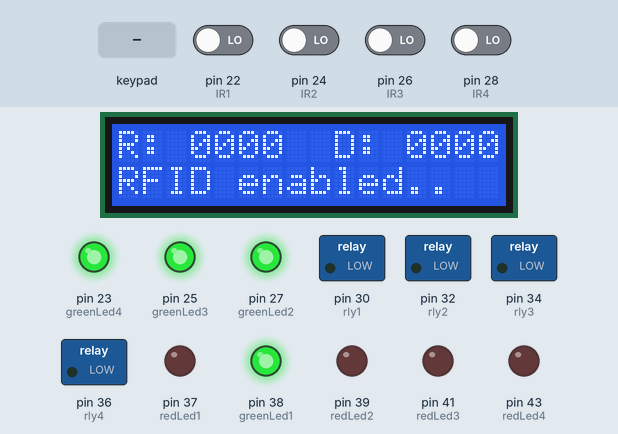
A sketch run on a simulated Arduino Mega 2560, built with avr-gcc and run on an emulated ATmega2560. On the bench: 16×2 character LCD, switched loads named in the sketch (green lamp = pin HIGH), output pins drawn as LEDs (lit = HIGH). The test bench sets the inputs (shaded band); at power-on: pin 22 (IR1), pin 24 (IR2), pin 26 (IR3), pin 28 (IR4) LOW.

Above: at 1.2 s.
1.3 s: key '*' pressed
At 2.3 s:
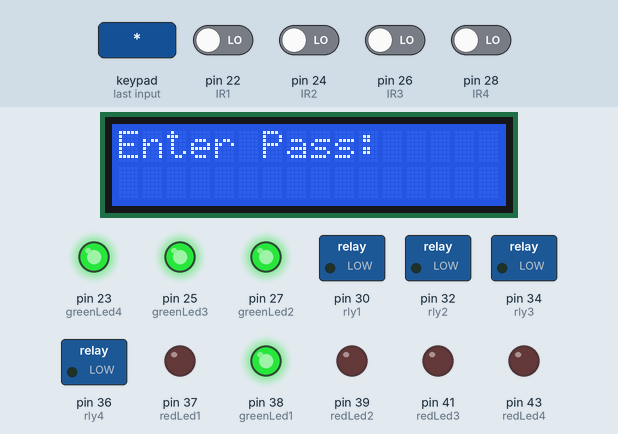
2.8 s: keypad keys 5 5 3 3 1 1 # pressed 0.4 s apart
At 6.8 s:
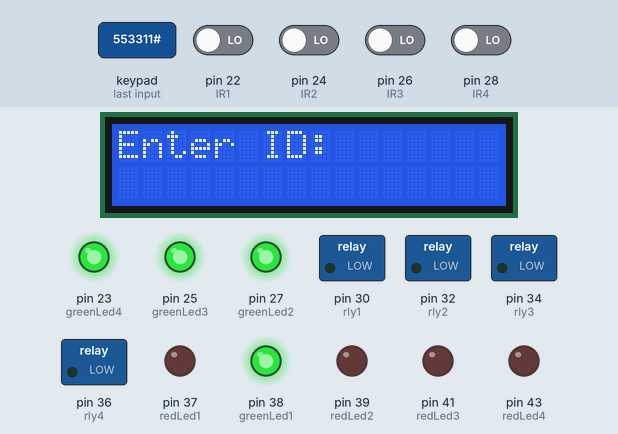
7.3 s: key '1' pressed
At 7.8 s:
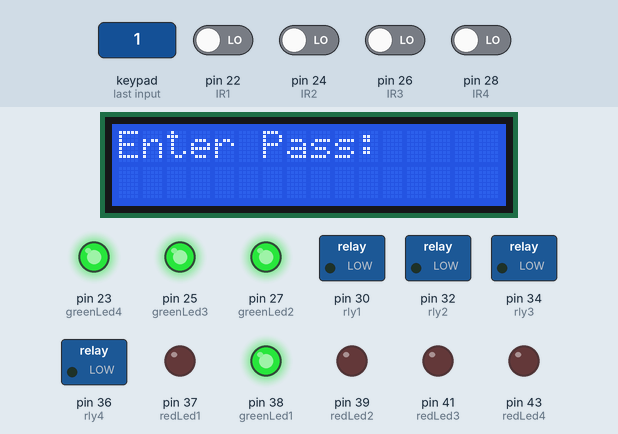
8.8 s: keypad keys 1 2 3 4 5 pressed 0.4 s apart
At 12.6 s:
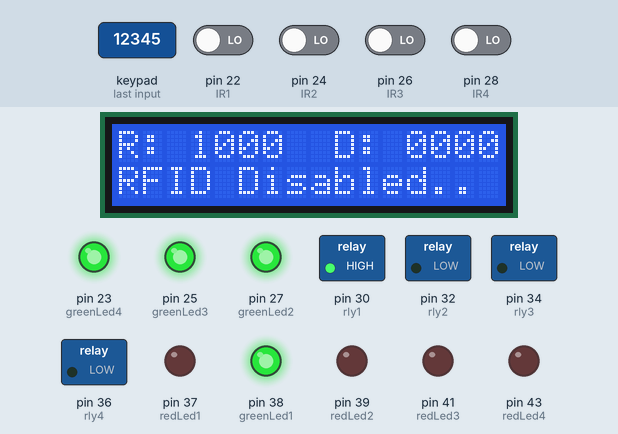
12.9 s: pin 22 (IR1) driven HIGH
At 13.4 s:
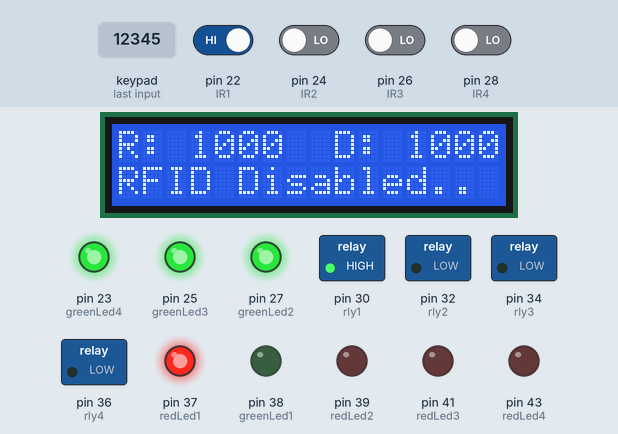
14.4 s: pin 24 (IR2) driven HIGH
At 15.7 s:
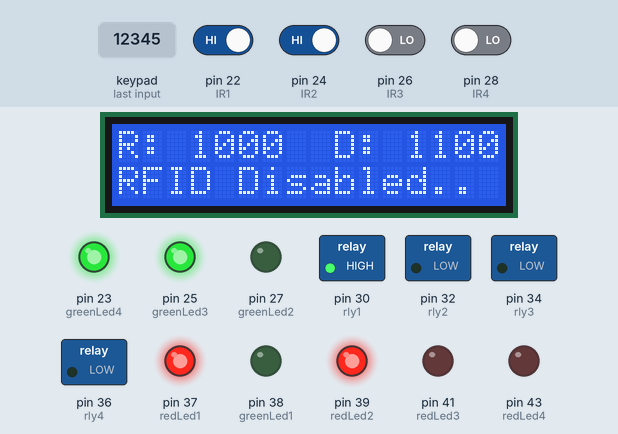
Timing chart, 0 to 16.9 s (numbered marks = the images above; inputs shaded):
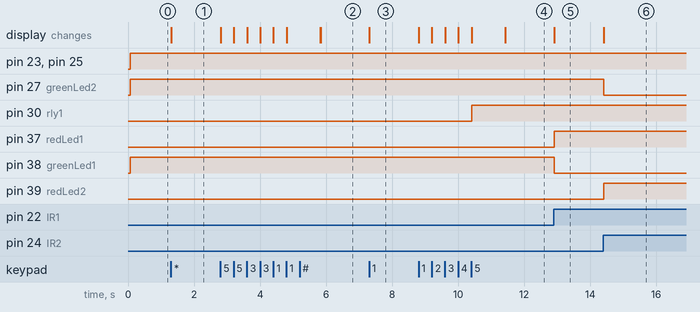

The sketch:

shoeprotection.ino
```cpp
#include <Keypad.h>
#include <LiquidCrystal.h>
#include <SoftwareSerial.h>

#define PASSDIGIT 6
const char password[PASSDIGIT] = "553311";

String pass1 = "12345";
String pass2 = "23456";
String pass3 = "34567";
String pass4 = "45678";

const int card_01[] = {2, 50, 49, 48, 48, 52, 69, 70, 70, 66, 54, 50, 54, 3};
const int card_02[] = {2, 50, 49, 48, 48, 52, 69, 68, 50, 56, 66, 51, 54, 3};
const int card_03[] = {2, 50, 49, 48, 48, 52, 70, 51, 69, 67, 69, 57, 69, 3};
const int card_04[] = {2, 50, 49, 48, 48, 53, 51, 48, 54, 67, 65, 66, 69, 3};

#define redLed1 37
#define redLed2 39
#define redLed3 41
#define redLed4 43
#define greenLed1 38
#define greenLed2 27
#define greenLed3 25
#define greenLed4 23
#define IR1 22
#define IR2 24
#define IR3 26
#define IR4 28
#define rly1 30
#define rly2 32
#define rly3 34
#define rly4 36

SoftwareSerial rfid(51, 53);
LiquidCrystal lcd(49, 45, 35, 33, 31, 29);

byte card[14];
byte x;
bool locked = false;

char hexaKeys[4][3] = {
  {'1','2','3'},
  {'4','5','6'},
  {'7','8','9'},
  {'*','0','#'}
};
byte rowPins[4] = {52, 50, 48, 46};
byte colPins[3] = {44, 42, 40};

Keypad keypad = Keypad( makeKeymap(hexaKeys), rowPins, colPins, 4, 3);
char key;

void setup() {
  Serial.begin(9600);
  rfid.begin(9600);
  lcd.begin(16, 2);

  pinMode(redLed1, OUTPUT);
  pinMode(redLed2, OUTPUT);
  pinMode(redLed3, OUTPUT);
  pinMode(redLed4, OUTPUT);
  pinMode(greenLed1, OUTPUT);
  pinMode(greenLed2, OUTPUT);
  pinMode(greenLed3, OUTPUT);
  pinMode(greenLed4, OUTPUT);
  pinMode(IR1, INPUT);
  pinMode(IR2, INPUT);
  pinMode(IR3, INPUT);
  pinMode(IR4, INPUT);
  pinMode(rly1, OUTPUT);
  pinMode(rly2, OUTPUT);
  pinMode(rly3, OUTPUT);
  pinMode(rly4, OUTPUT);
}

void loop() {
  key = keypad.getKey();

  if(key == '*'){
    bool check = securityPass();
    if(check == true){
      lcd.clear();
      lcd.print("Password Matched");
      locked = !locked;
      delay(1000);
    }
    key = 0;
  }

  if(key == '#'){
    lcd.clear();
    lcd.print("Enter ID: ");
    lcd.setCursor(0, 1);
    delay(1000);
    char tmp = keypad.waitForKey();

    if(tmp == '1'){
      bool check = checkPassword(pass1);
      if(check == true){
        lcd.clear();
        lcd.print("Password Matched");
        digitalWrite(rly1, !digitalRead(rly1));
        delay(1000);
      }
      key = 0;
    }
    else if(tmp == '2'){
      bool check = checkPassword(pass2);
      if(check == true){
        lcd.clear();
        lcd.print("Password Matched");
        digitalWrite(rly2, !digitalRead(rly2));
        delay(1000);
      }
      key = 0;
    }
    else if(tmp == '3'){
      bool check = checkPassword(pass3);
      if(check == true){
        lcd.clear();
        lcd.print("Password Matched");
        digitalWrite(rly3, !digitalRead(rly3));
        delay(1000);
      }
      key = 0;
    }
    else if(tmp == '4'){
      bool check = checkPassword(pass4);
      if(check == true){
        lcd.clear();
        lcd.print("Password Matched");
        digitalWrite(rly4, !digitalRead(rly4));
        delay(1000);
      }
      key = 0;
    }
  }

  if(locked == false) get_rfid();
  ledIndication();

  lcd.setCursor(0, 0);
  lcd.print((String)"R: " + digitalRead(rly1) + digitalRead(rly2)
                          + digitalRead(rly3) + digitalRead(rly4)
                + "  D: " + digitalRead(IR1) + digitalRead(IR2)
                          + digitalRead(IR3) + digitalRead(IR4));
  lcd.setCursor(0, 1);
  if(locked == true) lcd.print("RFID Disabled..");
  else lcd.print("RFID enabled..");
}

bool securityPass(){
  lcd.clear();
  lcd.print("Enter Pass:");

  bool matched = true;
  for(int x = 0; x < PASSDIGIT; x++){
    key = keypad.waitForKey();
    if(key != password[x]) {matched = false; break;}
    lcd.setCursor(x, 1);
    lcd.print(key);
  }
  return matched;
}

bool checkPassword(String pass){
  lcd.clear();
  lcd.print("Enter Pass:");
  byte l = pass.length();

  bool matched = true;
  for(int x = 0; x < l; x++){
    key = keypad.waitForKey();
    if(key != pass[x]) {matched = false; break;}
    lcd.setCursor(x, 1);
    lcd.print(key);
  }
  return matched;
}

void ledIndication(){
  if(digitalRead(IR1)) {digitalWrite(redLed1, 1); digitalWrite(greenLed1, 0);}
  else {digitalWrite(redLed1, 0); digitalWrite(greenLed1, 1);}
  if(digitalRead(IR2)) {digitalWrite(redLed2, 1); digitalWrite(greenLed2, 0);}
  else {digitalWrite(redLed2, 0); digitalWrite(greenLed2, 1);}
  if(digitalRead(IR3)) {digitalWrite(redLed3, 1); digitalWrite(greenLed3, 0);}
  else {digitalWrite(redLed3, 0); digitalWrite(greenLed3, 1);}
  if(digitalRead(IR4)) {digitalWrite(redLed4, 1); digitalWrite(greenLed4, 0);}
  else {digitalWrite(redLed4, 0); digitalWrite(greenLed4, 1);}
}

void get_rfid(){
  byte id = 0;
  bool newCard = false;
  static int temp[14];
  static bool idSuccess;

  if(rfid.available() > 0){
    if(idSuccess == true) {
      for(int x = 0; x < rfid.available(); x++) rfid.read();
      return;
    }

    for(int x = 0; x < 14; x++) {
      temp[x] = rfid.read();
      delay(10);
    }

    if(temp[0] == 2 && temp[13] == 3) idSuccess = true;
    //for(int x = 0; x < 14; x++) if(temp[x] != card[x]) newCard = true;

    //if(newCard == true){
      for(int x = 0; x < 14; x++){
        card[x] = temp[x];
        Serial.print(card[x]);
        Serial.print(", ");
      }
      Serial.println();
      //Serial.println(match_card());
    //}
    id = match_card();
    if(id == 1) digitalWrite(rly1, !digitalRead(rly1));
    if(id == 2) digitalWrite(rly2, !digitalRead(rly2));
    if(id == 3) digitalWrite(rly3, !digitalRead(rly3));
    if(id == 4) digitalWrite(rly4, !digitalRead(rly4));
    delay(500);
  }
  else idSuccess = false;
}

byte match_card(){
  byte matched;

  matched = 1;
  for(int x = 0; x < 14; x++) if(card_01[x] != card[x]) {matched = 0; break;}
  if(matched != 0) return matched;

  matched = 2;
  for(int x = 0; x < 14; x++) if(card_02[x] != card[x]) {matched = 0; break;}
  if(matched != 0) return matched;

  matched = 3;
  for(int x = 0; x < 14; x++) if(card_03[x] != card[x]) {matched = 0; break;}
  if(matched != 0) return matched;

  matched = 4;
  for(int x = 0; x < 14; x++) if(card_04[x] != card[x]) {matched = 0; break;}
  if(matched != 0) return matched;
  return matched;
}
```

Measured:
- after the input at 1.3 s, the display: changes at once (image 1)
- after the input at 2.8 s, the display: first changes at once (image 2 shows a later state)
- after the input at 7.3 s, the display: changes at once (image 3)
- after the input at 8.8 s, pin 30 (rly1): LOW → HIGH after 1.6 s; the display: first changes at once (image 4 shows a later state)
- after the input at 12.9 s, pin 37 (redLed1): LOW → HIGH at once; pin 38 (greenLed1): HIGH → LOW at once; the display: changes at once (image 5)
- after the input at 14.4 s, pin 27 (greenLed2): HIGH → LOW at once; pin 39 (redLed2): LOW → HIGH at once; the display: changes at once (image 6)
